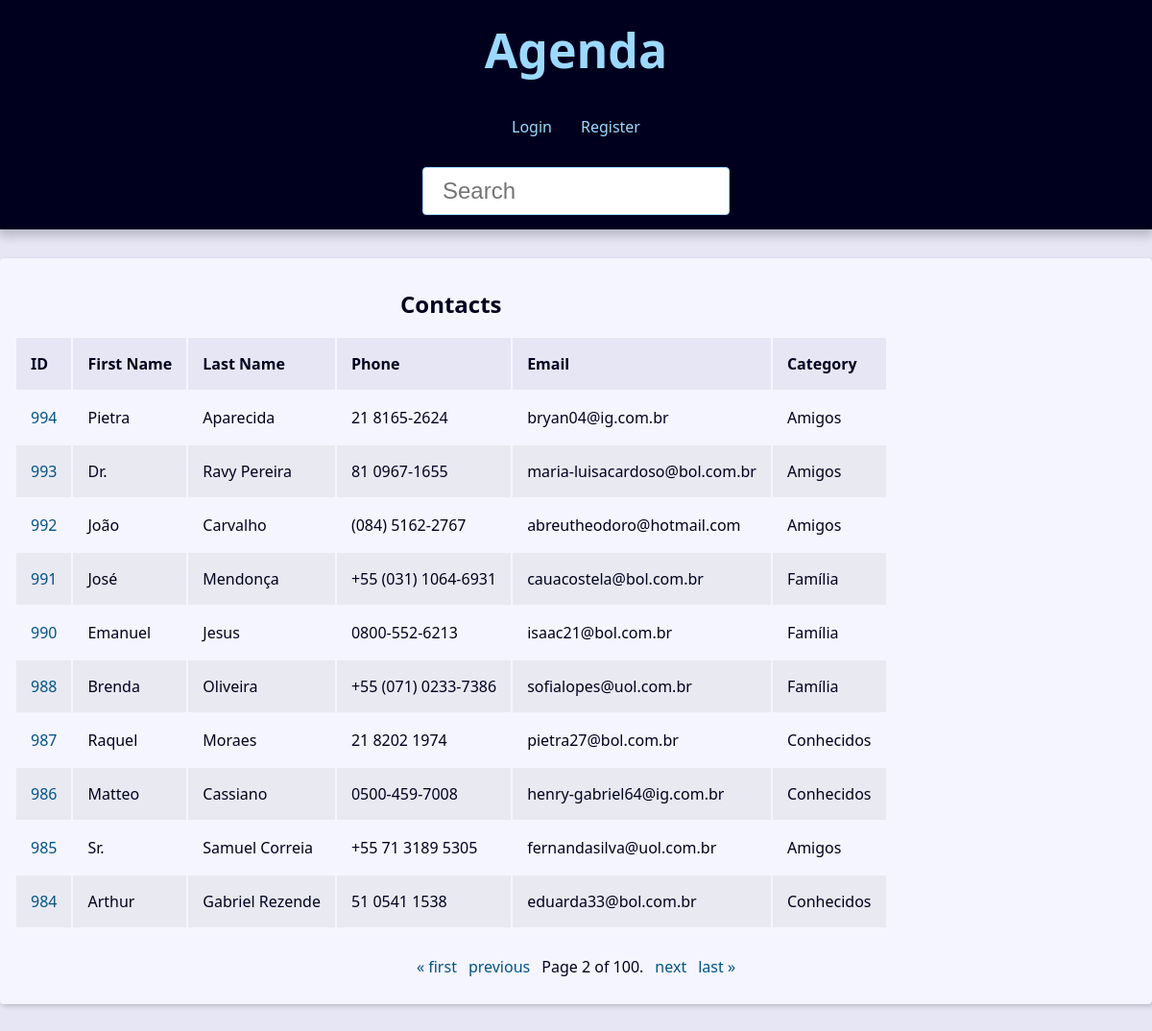
The page /?page=2&q= on the database its author committed.
### contact/models.py (models this page shows, shortened)
class Contact(models.Model):
    first_name = models.CharField(max_length=50)
    last_name = models.CharField(max_length=50, blank=True)
    phone = models.CharField(max_length=30)
    email = models.EmailField(max_length=254, blank=True)
    created_date = models.DateTimeField(default=timezone.now)
    description = models.TextField(blank=True)
    show = models.BooleanField(default=True)
    picture = models.ImageField(blank=True, upload_to='pictures/%Y/%m/')
    category = models.ForeignKey(
        Category, on_delete=models.SET_NULL,
        blank=True,
        null=True
        )
    owner = models.ForeignKey(
        User, on_delete=models.SET_NULL,
        blank=True,
        null=True
        )

class Category(models.Model):
    class Meta:
        verbose_name = 'Category'
        verbose_name_plural = 'Categories'
    name = models.CharField(max_length=50)
    def __str__(self) -> str:
        return self.name

### contact/views/contact_views.py (the view)
# urls.py: path('', views.index, name='index'),
def index(request):
    contacts = Contact.objects.filter(show=True).order_by('-id')
    paginator = Paginator(contacts, 10)
    page_number = request.GET.get("page")
    page_obj = paginator.get_page(page_number)
    context = {
        'page_obj': page_obj,
        'site_title': 'Contatos - ',
    }
    return render(
        request,
        'contact/index.html',
        context
    )

### contact/templates/contact/index.html
{% extends "global/base.html" %}
{% block content%}
{% if page_obj %}
    <div class='responsive-table'>
        <table class='contacts table'>
            <caption class='table-caption'>
                Contacts
            </caption>
            <thead>
                <tr class='table-row table-row-header'>
                    <th class='table-header'> ID </th>
                    <th class='table-header'> First Name </th>
                    <th class='table-header'> Last Name </th>
                    <th class='table-header'> Phone </th>
                    <th class='table-header'> Email </th>
                    <th class='table-header'> Category </th>
                </tr>
            </thead>
            <tbody>
                {% for contact in page_obj %}
                    <tr class='table-row'>
                        <td class='table-cel'>
                            <a class='table-link'
                             href='{% url "contact:contact" contact.id %}'>
                             {{ contact.id }}
                            </a>
                        </td>
                        <td class='table-cel'>
                            {{ contact.first_name }}
                        </td>
                        <td class='table-cel'>
                            {{ contact.last_name }}
                        </td>
                        <td class='table-cel'>
                            {{ contact.phone }}
                        </td>
                        <td class='table-cel'>
                            {{ contact.email }}
                        </td>
                       <td class='table-cel'>
                            {{ contact.category }}
                        </td>
                    </tr>
                {% endfor %}
            </tbody>
        </table>
    </div>
{% else %}
<div class='single-contact'>
    <h1 class='single-contact-name'>
      Nenhum contato encontrado!
    </h1>
</div>
{% endif %}
{% endblock content    %}

### base_static/global/css/style.css (style rules this page uses)
:root { --spacing: 1.5rem; --link-dark-color: rgb(0, 83, 134); --link-light-color: rgb(156, 217, 255); --clr-white: rgb(245, 245, 255); --clr-black: rgb(0, 0, 30); --clr-light-gray: rgb(230, 230, 245); --clr-dark-shadow-5: rgba(0, 0, 10, 5%); --clr-dark-shadow-10: rgba(0, 0, 10, 10%); --clr-dark-shadow-20: rgba(0, 0, 10, 20%); --clr-light-shadow-5: rgba(200, 200, 255, 5%); --clr-light-shadow-10: rgba(200, 200, 255, 10%); --clr-light-shadow-20: rgba(200, 200, 255, 20%); --main-page-width: 120rem; --table-min-width: 60rem; --biggest-font-size: 5rem; --bigger-font-size: 4rem; --big-font-size: 3.2rem; --medium-font-size: 2.4rem; --small-font-size: 1.6rem; --smaller-font-size: 1.4rem; --smallest-font-size: 1.2rem; --transition-fast: 300ms; --transition-medium: 600ms; --transition-slow: 1s; --default-border-radius: 4px; }
*, *::before, *::after { margin: 0; padding: 0; box-sizing: border-box; }
html { font-size: 62.5%; }
body { font-family: system-ui, -apple-system, BlinkMacSystemFont, 'Segoe UI', Roboto, Oxygen, Ubuntu, Cantarell, 'Open Sans', 'Helvetica Neue', sans-serif; line-height: 1.5; font-size: var(--small-font-size); color: var(--clr-black); -webkit-font-smoothing: antialiased; background: var(--clr-light-gray); }
.responsive-table { width: 100%; overflow-x: auto; }
.table-caption { font-size: var(--medium-font-size); font-weight: bold; padding: var(--spacing); }
.table-row { text-align: left; text-overflow: ellipsis; transition: background-color var(--transition-fast) ease-in-out; }
.table-row:nth-of-type(2n) { background: var(--clr-dark-shadow-5); }
.table-row-header { background: var(--clr-light-gray); color: var(--clr-black); }
.table-cel, .table-header { padding: var(--spacing); }
.table-link { color: var(--link-dark-color); transition: color var(--transition-fast) ease-in-out; text-decoration: none; }

### rows shown on the page
Contact: id "994", first_name "Pietra", last_name "Aparecida", phone "21 8165-2624", email "bryan04@ig.com.br", category "Amigos"
Contact: id "993", first_name "Dr.", last_name "Ravy Pereira", phone "81 0967-1655", email "maria-luisacardoso@bol.com.br", category "Amigos"
Contact: id "992", first_name "João", last_name "Carvalho", phone "(084) 5162-2767", email "abreutheodoro@hotmail.com", category "Amigos"
Contact: id "991", first_name "José", last_name "Mendonça", phone "+55 (031) 1064-6931", email "cauacostela@bol.com.br", category "Família"
Contact: id "990", first_name "Emanuel", last_name "Jesus", phone "0800-552-6213", email "isaac21@bol.com.br", category "Família"
Contact: id "988", first_name "Brenda", last_name "Oliveira", phone "+55 (071) 0233-7386", email "sofialopes@uol.com.br", category "Família"
Contact: id "987", first_name "Raquel", last_name "Moraes", phone "21 8202 1974", email "pietra27@bol.com.br", category "Conhecidos"
Contact: id "986", first_name "Matteo", last_name "Cassiano", phone "0500-459-7008", email "henry-gabriel64@ig.com.br", category "Conhecidos"
Contact: id "985", first_name "Sr.", last_name "Samuel Correia", phone "+55 71 3189 5305", email "fernandasilva@uol.com.br", category "Amigos"
Contact: id "984", first_name "Arthur", last_name "Gabriel Rezende", phone "51 0541 1538", email "eduarda33@bol.com.br", category "Conhecidos"

### other values the page prints
{{ page_obj.number }} "2"
{{ page_obj.paginator.num_pages }} "100"
